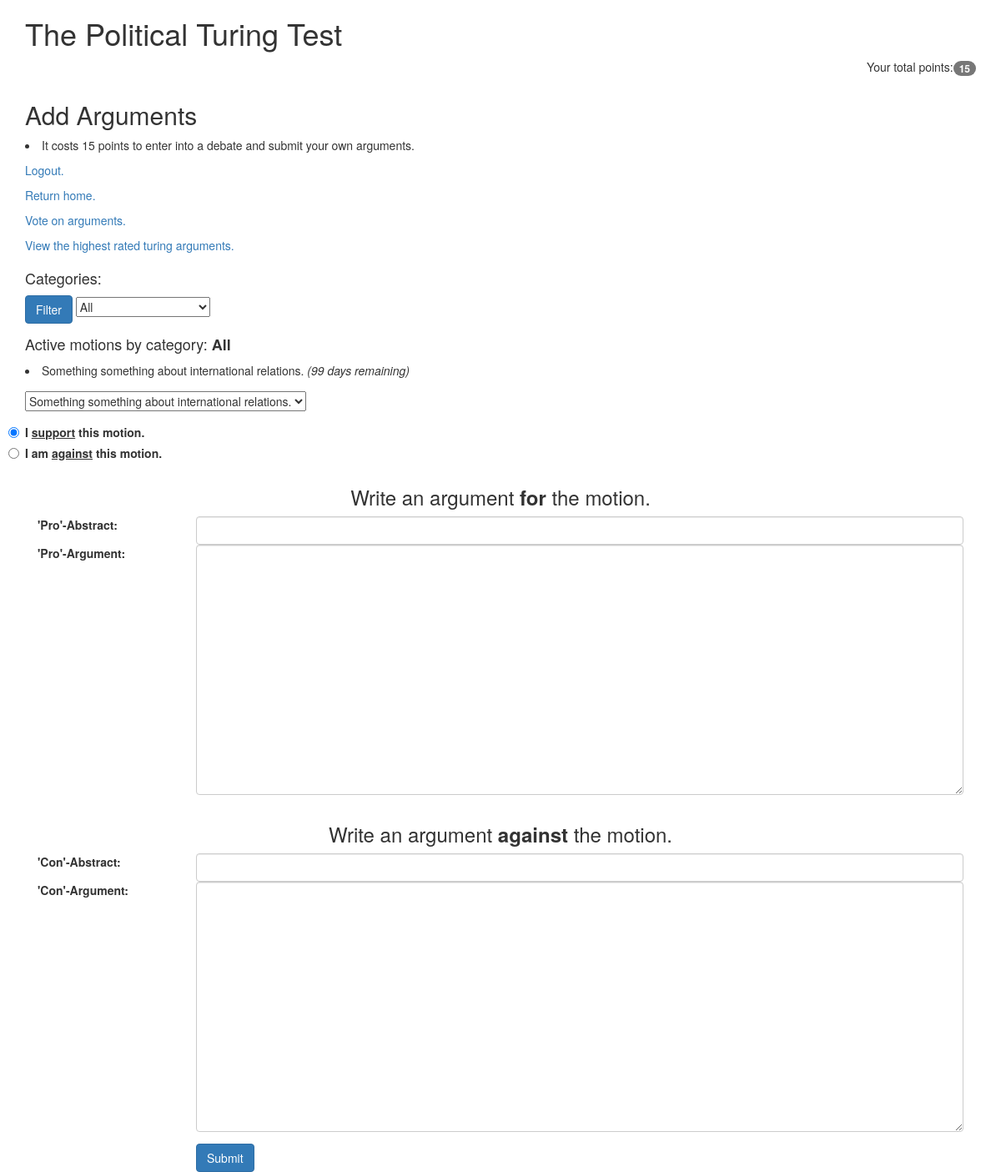
/arguments (signed in), run on the app's committed database.
### models.py (models this page shows, shortened)
class Topic(db.Model):
    __tablename__ = "topics"
    id = db.Column(db.Integer, primary_key=True)
    category = db.Column(db.String, nullable=False)
    topic = db.Column(db.String, nullable=False)
    author_id = db.Column(db.Integer, ForeignKey('users.id'))
    created_date = db.Column(db.Date, default=datetime.date.today)
    status = db.Column(db.Boolean, nullable=False)
    def days_left(self):
        days_remaining = 100 - (datetime.date.today() - self.created_date).days
        if days_remaining > 1 and self.status == True:
            return "{int} days remaining".format(int = days_remaining)
        elif days_remaining == 1 and self.status == True:
            return "*1 day remaining*"
        else:
            return "Closed on {close_date}".format(close_date = self.created_date - datetime.timedelta(days = 10))

### app.py (the view, shortened to what this page needs)
@app.route('/arguments', methods=['POST','GET'])
@login_required
def add_arguments():
    user_points = get_user_points()
    update_topic_status()
    category_filter = request.args.get('category_value', 'all')
    categories = db.session.query(Topic.category).distinct()
    user_motions = Motion.query.filter_by(user_id = session['user_id']).all()
    user_topics = [motion.topic_id for motion in user_motions]
    print user_topics
    if category_filter == 'all':
        motions = db.session.query(Topic).filter(~ Topic.id.in_(user_topics), Topic.status == True)
        category_header = "All"
    else:
        motions = db.session.query(Topic).filter(~ Topic.id.in_(user_topics), Topic.category == category_filter, Topic.status == True)
        category_header = category_filter
    topics = db.session.query(func.count(Topic.id)).filter_by(status = True).all()[0][0]
    active_user_topics = db.session.query(Topic.id).filter(Topic.id.in_(user_topics), Topic.status == True)
    active_user_topic_ids = [id[0] for id in active_user_topics]
    randnum = random.choice(active_user_topic_ids)
    form = ArgumentsForm()
    return render_template('arguments.html', form=form, category_header = category_header, categories=categories, motions=motions, randnum=randnum, user_points=user_points)

### forms.py
class ArgumentsForm(Form):
    pro_abstract = StringField(
        'Pro abstract',
        validators=[DataRequired(), Length(min=15, max=300)],
    )
    pro_argument = TextAreaField(
        'Pro argument',
        validators=[DataRequired(), Length(min=80, max=650)],
    )
    con_abstract = StringField(
        'Con abstract',
        validators=[DataRequired(), Length(min=15, max=300)],
    )
    con_argument = TextAreaField(
        'Con argument',
        validators=[DataRequired(), Length(min=80, max=650)],
    )

### app.py (called while the page is built)
def login_required(f):
    @wraps(f)
    def wrap(*args, **kwargs):
        if 'logged_in' in session:
            return f(*args, **kwargs)
        else:
            flash('You need to login first.')
            return redirect(url_for('login'))
    return wrap

def get_user_points():
    user = User.query.filter_by(id=session['user_id'])
    return int(user[0].points)

def update_topic_status():
    active_topics = db.session.query(Topic).filter_by(status = True).all()
    for topic in active_topics:
        if "Closed" in topic.days_left():
            updated_topic = Topic.query.get(topic.id)
            updated_topic.status = False
            db.session.commit()

### templates/arguments.html (shortened to what this page needs)
<html>
  <head>
    <link href="static/bootstrap.min.css" rel="stylesheet" media="screen">
  </head>
  <body>
    <div class="container">
      <h1>The Political Turing Test</h1>
      {% if session['logged_in'] %}
      <p align="right">
        Your total points:<span class="badge">{{ user_points }}</span></a><br>
      </p>
      {% endif %}
    </div>
    <div class="container">
      <h2>Add Arguments</h2>
      <li>It costs 15 points to enter into a debate and submit your own arguments. </li>
    </div>
    <div class="container">
    </div>
    <div class="container">
      <p><a href="/logout">Logout.</a></p>
      <p><a href="/">Return home.</a></p>
      <p><a href="/voting/{{ randnum }}">Vote on arguments.</a></p>
      <p><a href="/turingarguments/topic/{{ randnum }}/topscoring">View the highest rated turing arguments.</a></p>
    </div>
    <div class="container">
      <form action="" method="get">
        <h4>Categories:</h4>
        <div class="form-group">
          <button class="btn btn-primary" type="submit">Filter</button>
          <select name="category_value">
            <option value="all">All</option>
          </select>
        </div>
      </form>
      <form class="form-signin" role="form" action="" method="post">
        <div class="form-group">
          <h4>Active motions by category: <strong>{{ category_header }}</strong></h4>
          {% for motion in motions %}
          <li>{{ motion.topic }} <i>({{ motion.days_left() }})</i></li>
          {% endfor %}
        </div>
        <div class="form-group">
          <select name="motion_value">
            {% for motion in motions %}
            <option value="{{ motion.topic }}">{{ motion.topic }}</option>
            {% endfor %}
          </select>
        </div>
        <label class="radio">
          <input type="radio" name="user_stance" id="optionsRadios1" value="pro" checked>
          I <u>support</u> this motion.
        </label>
        <label class="radio">
          <input type="radio" name="user_stance" id="optionsRadios2" value="con">
          I am <u>against</u> this motion.
         </label>
        <div class="form-group argument-box clearfix">
          <h3 class="argument-box-header">Write an argument <strong>for</strong> the motion.</h3>
          <label for="title" class="col-sm-2 control-label">'Pro'-Abstract:</label>
          <div class="col-sm-10">
            {{ form.pro_abstract(class_="form-control") }}
          </div>
          <label for="Content" class="col-sm-2 control-label">'Pro'-Argument:</label>
          <div class="col-sm-10">
            {{ form.pro_argument(class="form-control", **{'style':'height: 300px;'}) }}
          </div>
        </div>
        <div class="form-group argument-box clearfix">
          <h3 class="argument-box-header">Write an argument <strong>against</strong> the motion.</h3>
          <label for="title" class="col-sm-2 control-label">'Con'-Abstract:</label>
          <div class="col-sm-10">
            {{ form.con_abstract(class_="form-control") }}
          </div>
          <label for="Content" class="col-sm-2 control-label">'Con'-Argument:</label>
          <div class="col-sm-10">
            {{ form.con_argument(class="form-control", **{'style':'height: 300px;'}) }}
          </div>
        </div>
        <div class="form-group">
          <div class="col-sm-offset-2 col-sm-10">
            <button class="btn btn-primary" type="submit">Submit</button>
          </div>
        </div>
      </form>
    </div>
  </body>
</html>

### templates/arguments.html (style rules this page uses)
.argument-box { margin-bottom: 1em; }
.argument-box-header { text-align: center; }

### data on the page
Topic: topic "Something something about international relations.", days_left "99 days remaining"

### other printed values
{{ user_points }} "15"
{{ category_header }} "All"
form field motion_value "Something something about international relations."
